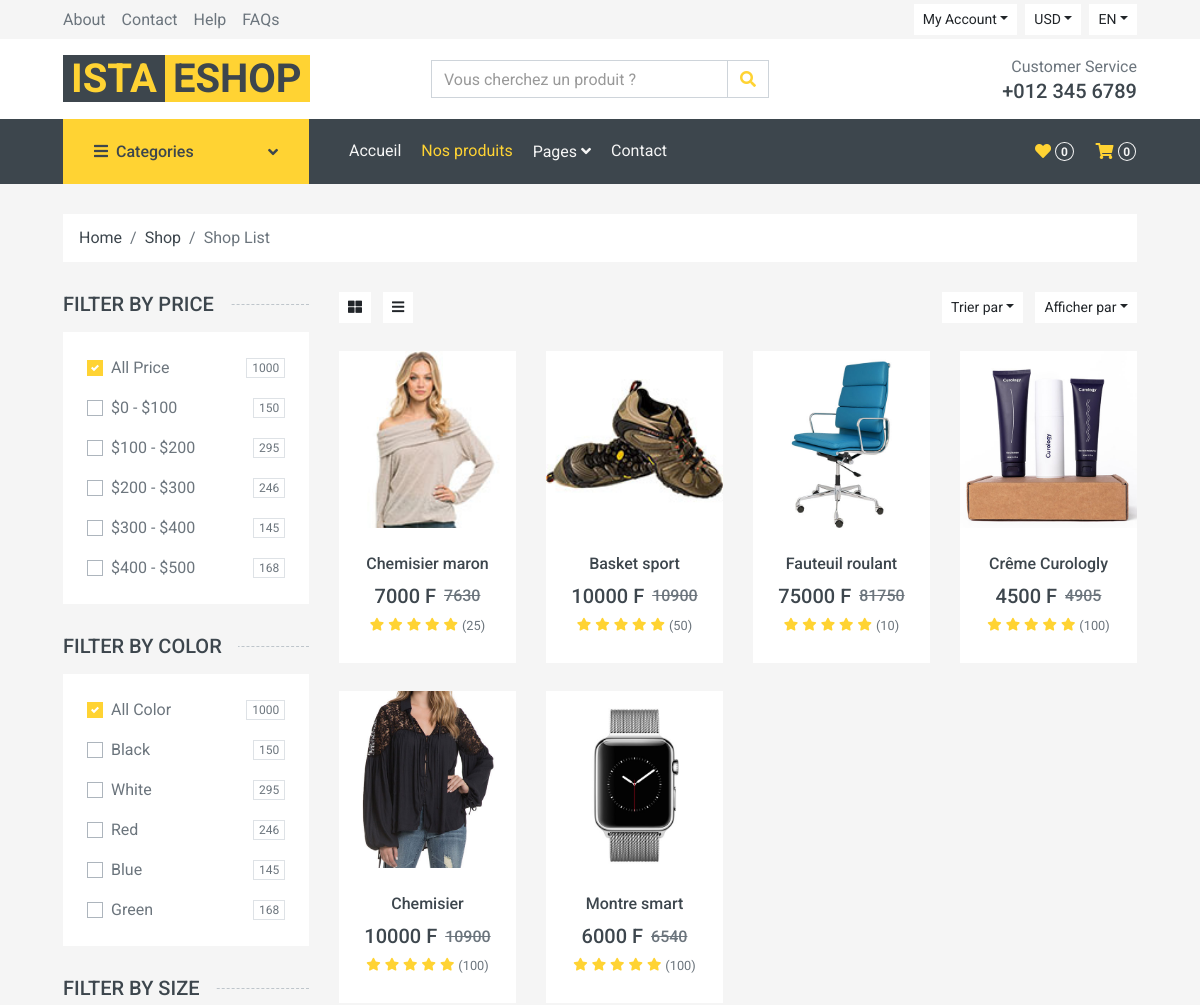
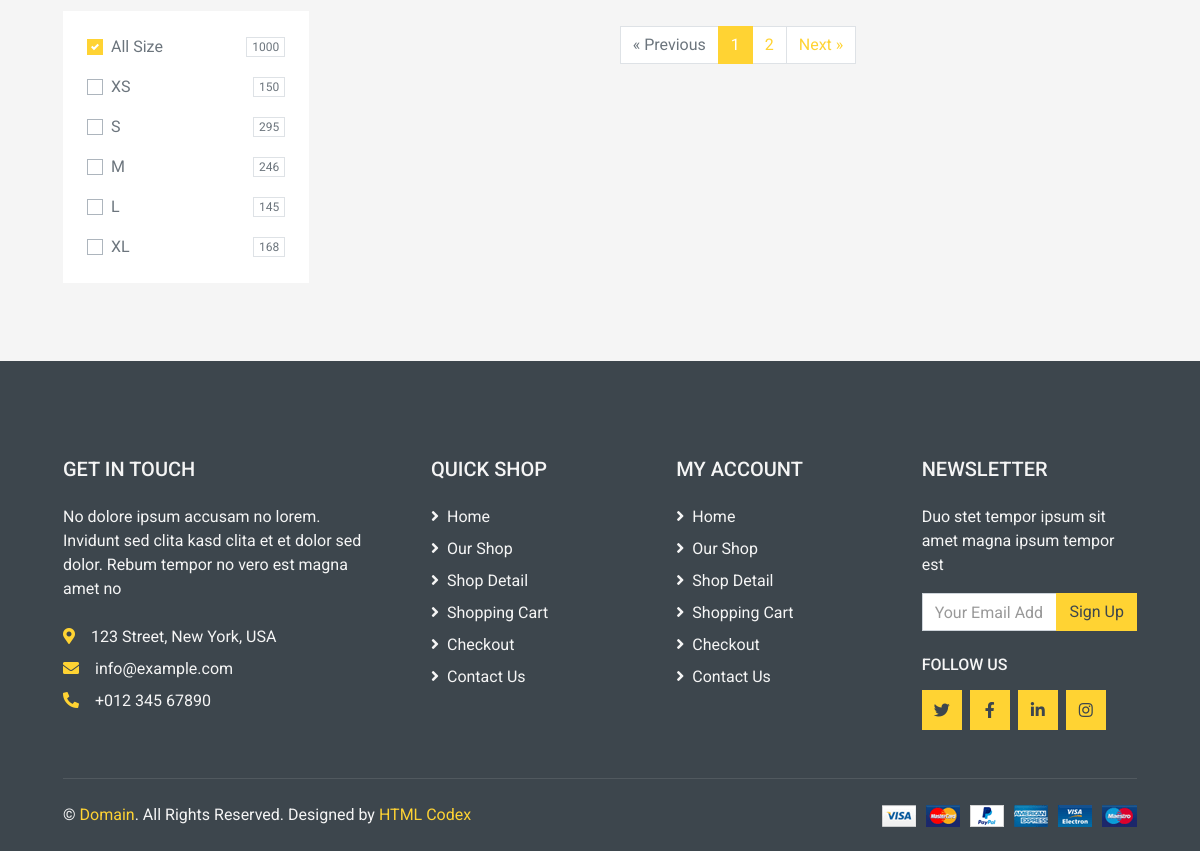
Page /shop on the committed database (2 pictures, top to bottom).
### back/models.py (models this page shows, shortened)
class Product(models.Model):
    name = models.CharField(max_length=50, null=False, blank=False, unique=True)
    slug = models.CharField(max_length=60, null=False, blank=True, unique=True)
    description = models.TextField(max_length=255, null=True, blank=True)
    details = models.TextField(max_length=255, null=True, blank=True)
    price = models.FloatField(null=False, blank=False)
    stock = models.IntegerField(default=1, null=True, blank=True)
    active = models.BooleanField(default=True, null=False, blank=True)
    created_at = models.DateTimeField(auto_now_add=True, null=False, blank=True)
    category = models.ForeignKey('Category', null=True, blank=False,
                                 on_delete=models.SET_NULL, related_name='products')
    class Meta:
        ordering = ["-created_at", "name"]
    @property
    def promo_price(self):
        return self.price + self.price * 0.09
    @property
    def first_image(self):
        if self.images.all():
            return self.images.all()[0].file.url
        else:
            return ''

class Image(models.Model):
    name = models.CharField(max_length=30, null=False, blank=False)
    file = models.ImageField(null=False, blank=True, upload_to="images/products/")
    product = models.ForeignKey("Product", on_delete=models.CASCADE, related_name="images")

### front/views.py (the view)
# urls.py: path('shop', views.shop, name='shop'),
def shop(request, cat_slug='all'):
    if cat_slug == 'all':
        products = Product.objects.filter(active=True)
    else:
        products = Product.objects.filter(category__slug=cat_slug, active=True)
    perpage = request.GET.get('per', 6)
    paginator = Paginator(products, perpage)
    page = request.GET.get('page', 1)
    try:
        products = paginator.page(page)
    except PageNotAnInteger:
        products = paginator.page(1)
    except EmptyPage:
        products = paginator.page(paginator.num_pages)
    context = {
        'products' : products,
    }
    return render(request,"front/shop.html", context)

### back/context_processors.py (called while the page is built)
def getCategories(request):
    categories = Category.objects.filter(active=True).order_by('name')
    return {'categories': categories}

### back/models.py (called while the page is built)
    def __str__(self):
        return f"{self.name}"

### front/templatetags/mytags.py (called while the page is built)
@register.filter
def set_get_param(value, param):
    param_name, param_val = param.split('=')
    if '?' not in value:
        return f"{value}?{param}"
    elif param_name not in value:
        return f"{value}&{param}"
    else:
        value_without_param, val = value.split(param_name + '=')
        uri = value_without_param + param
        if '&' in val:
            uri += "&".join(val.split('&')[1:])
        return uri

### front/templates/front/shop.html (shortened to what this page needs)
{% extends "base.html" %}
{% load static %}
{% load mytags %}
{% block content %}
    <div class="container-fluid">
        <div class="row px-xl-5">
            <div class="col-12">
                <nav class="breadcrumb bg-light mb-30">
                    <a class="breadcrumb-item text-dark" href="#">Home</a>
                    <a class="breadcrumb-item text-dark" href="#">Shop</a>
                    <span class="breadcrumb-item active">Shop List</span>
                </nav>
            </div>
        </div>
    </div>
    <div class="container-fluid">
        <div class="row px-xl-5">
            <div class="col-lg-3 col-md-4">
                <h5 class="section-title position-relative text-uppercase mb-3"><span class="bg-secondary pr-3">Filter by price</span></h5>
                <div class="bg-light p-4 mb-30">
                    <form>
                        <div class="custom-control custom-checkbox d-flex align-items-center justify-content-between mb-3">
                            <label class="custom-control-label" for="price-all">All Price</label>
                            <span class="badge border font-weight-normal">1000</span>
                        </div>
                        <div class="custom-control custom-checkbox d-flex align-items-center justify-content-between mb-3">
                            <label class="custom-control-label" for="price-1">$0 - $100</label>
                            <span class="badge border font-weight-normal">150</span>
                        </div>
                        <div class="custom-control custom-checkbox d-flex align-items-center justify-content-between mb-3">
                            <label class="custom-control-label" for="price-2">$100 - $200</label>
                            <span class="badge border font-weight-normal">295</span>
                        </div>
                        <div class="custom-control custom-checkbox d-flex align-items-center justify-content-between mb-3">
                            <label class="custom-control-label" for="price-3">$200 - $300</label>
                            <span class="badge border font-weight-normal">246</span>
                        </div>
                        <div class="custom-control custom-checkbox d-flex align-items-center justify-content-between mb-3">
                            <label class="custom-control-label" for="price-4">$300 - $400</label>
                            <span class="badge border font-weight-normal">145</span>
                        </div>
                        <div class="custom-control custom-checkbox d-flex align-items-center justify-content-between">
                            <label class="custom-control-label" for="price-5">$400 - $500</label>
                            <span class="badge border font-weight-normal">168</span>
                        </div>
                    </form>
                </div>
                <h5 class="section-title position-relative text-uppercase mb-3"><span class="bg-secondary pr-3">Filter by color</span></h5>
                <div class="bg-light p-4 mb-30">
                    <form>
                        <div class="custom-control custom-checkbox d-flex align-items-center justify-content-between mb-3">
                            <label class="custom-control-label" for="price-all">All Color</label>
                            <span class="badge border font-weight-normal">1000</span>
                        </div>
                        <div class="custom-control custom-checkbox d-flex align-items-center justify-content-between mb-3">
                            <label class="custom-control-label" for="color-1">Black</label>
                            <span class="badge border font-weight-normal">150</span>
                        </div>
                        <div class="custom-control custom-checkbox d-flex align-items-center justify-content-between mb-3">
                            <label class="custom-control-label" for="color-2">White</label>
                            <span class="badge border font-weight-normal">295</span>
                        </div>
                        <div class="custom-control custom-checkbox d-flex align-items-center justify-content-between mb-3">
                            <label class="custom-control-label" for="color-3">Red</label>
                            <span class="badge border font-weight-normal">246</span>
                        </div>
                        <div class="custom-control custom-checkbox d-flex align-items-center justify-content-between mb-3">
                            <label class="custom-control-label" for="color-4">Blue</label>
                            <span class="badge border font-weight-normal">145</span>
                        </div>
                        <div class="custom-control custom-checkbox d-flex align-items-center justify-content-between">
                            <label class="custom-control-label" for="color-5">Green</label>
                            <span class="badge border font-weight-normal">168</span>
                        </div>
                    </form>
                </div>
                <h5 class="section-title position-relative text-uppercase mb-3"><span class="bg-secondary pr-3">Filter by size</span></h5>
                <div class="bg-light p-4 mb-30">
                    <form>
                        <div class="custom-control custom-checkbox d-flex align-items-center justify-content-between mb-3">
                            <label class="custom-control-label" for="size-all">All Size</label>
                            <span class="badge border font-weight-normal">1000</span>
                        </div>
                        <div class="custom-control custom-checkbox d-flex align-items-center justify-content-between mb-3">
                            <label class="custom-control-label" for="size-1">XS</label>
                            <span class="badge border font-weight-normal">150</span>
                        </div>
                        <div class="custom-control custom-checkbox d-flex align-items-center justify-content-between mb-3">
                            <label class="custom-control-label" for="size-2">S</label>
                            <span class="badge border font-weight-normal">295</span>
                        </div>
                        <div class="custom-control custom-checkbox d-flex align-items-center justify-content-between mb-3">
                            <label class="custom-control-label" for="size-3">M</label>
                            <span class="badge border font-weight-normal">246</span>
                        </div>
                        <div class="custom-control custom-checkbox d-flex align-items-center justify-content-between mb-3">
                            <label class="custom-control-label" for="size-4">L</label>
                            <span class="badge border font-weight-normal">145</span>
                        </div>
                        <div class="custom-control custom-checkbox d-flex align-items-center justify-content-between">
                            <label class="custom-control-label" for="size-5">XL</label>
                            <span class="badge border font-weight-normal">168</span>
                        </div>
                    </form>
                </div>
            </div>
            <div class="col-lg-9 col-md-8">
                <div class="row pb-3">
                    <div class="col-12 pb-1">
                        <div class="d-flex align-items-center justify-content-between mb-4">
                            <div>
                                <button class="btn btn-sm btn-light"><i class="fa fa-th-large"></i></button>
                                <button class="btn btn-sm btn-light ml-2"><i class="fa fa-bars"></i></button>
                            </div>
                            <div class="ml-2">
                                <div class="btn-group">
                                    <button type="button" class="btn btn-sm btn-light dropdown-toggle" data-toggle="dropdown">Trier par</button>
                                </div>
                                <div class="btn-group ml-2">
                                    <button type="button" class="btn btn-sm btn-light dropdown-toggle" data-toggle="dropdown">Afficher par</button>
                                </div>
                            </div>
                        </div>
                    </div>
                    {% for product in products %}
                        <div class="col-lg-3 col-md-4 col-sm-6 pb-1">
                            <div class="product-item bg-light mb-4">
                                <div class="product-img position-relative overflow-hidden">
                                    <img class="img-fluid w-100" src="{{ product.first_image }}" alt="">
                                    <div class="product-action">
                                    </div>
                                </div>
                                <div class="text-center py-4">
                                    <a class="h6 text-decoration-none text-truncate" href="{% url 'details' prod_slug=product.slug %}">{{ product.name }}</a>
                                    <div class="d-flex align-items-center justify-content-center mt-2">
                                        <h5>{{ product.price|floatformat }} F</h5><h6 class="text-muted ml-2"><del>{{ product.promo_price|floatformat }}</del></h6>
                                    </div>
                                    <div class="d-flex align-items-center justify-content-center mb-1">
                                        <small class="fa fa-star text-primary mr-1"></small>
                                        <small class="fa fa-star text-primary mr-1"></small>
                                        <small class="fa fa-star text-primary mr-1"></small>
                                        <small class="fa fa-star text-primary mr-1"></small>
                                        <small class="fa fa-star text-primary mr-1"></small>
                                        <small>({{ product.stock }})</small>
                                    </div>
                                </div>
                            </div>
                        </div>
                    {% empty %}
                        Aucun produit trouvé !
                    {% endfor %}
                    <div class = "col-12">
                        {% if products.has_other_pages %}
                            <ul class="pagination justify-content-center">
                            {% if products.has_previous %}
                                <li class="page-item"><a class="page-link" href="?page={{products.previous_page_number}}">&laquo; Previous</a></li>
                            {% else %}
                                <li class="page-item disabled"><a class="page-link" href="!#"><span>&laquo;
                                    Previous</span></a></li>
                            {% endif %}
                            {% for i in products.paginator.page_range %}
                                {% if products.number == i %}
                                    <li class="page-item active"><a class="page-link" href="!#"><span>{{ i }}<span class="sr-only">(current)</span></span></a></li>
                                {% else %}
                                    <li class ="page-item"><a class="page-link" href="?page={{i}}">{{ i }}</a></li>
                                {% endif %}
                            {% endfor %}
                            {% if products.has_next %}
                                <li class="page-item"><a class="page-link" href="?page={{ products.next_page_number }}">Next &raquo;</a></li>
                            {% else %}
                                <li class="page-item disabled"><a class="page-link" href="!#"><span>Next &raquo;</span></a></li>
                            {% endif %}
                            </ul>
                        {% endif %}
                    </div>
                </div>
            </div>
        </div>
    </div>
{% endblock content %}

### rows in the picture
Product: first_image (picture), name "Chemisier maron", price "7000", promo_price "7630", stock "25"
Product: first_image (picture), name "Basket sport", price "10000", promo_price "10900", stock "50"
Product: first_image (picture), name "Fauteuil roulant", price "75000", promo_price "81750", stock "10"
Product: first_image (picture), name "Crême Curologly", price "4500", promo_price "4905", stock "100"
Product: first_image (picture), name "Chemisier", price "10000", promo_price "10900", stock "100"
Product: first_image (picture), name "Montre smart", price "6000", promo_price "6540", stock "100"

### other values in the picture
{{ i }} "1"
{{ i }} "2"
